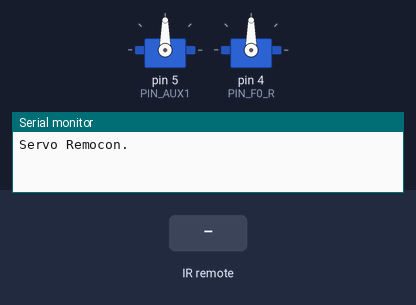
Recording of a sketch running on a simulated Arduino Uno, built with avr-gcc and run on an emulated ATmega328P. Shown: 2 × servo, the last lines printed to the serial monitor. The inputs (shaded band) are chosen by the test bench. EEPROM starts erased.

Above: at 1.2 s.
1.3 s: infrared code 0x2FD807F received
At 3.0 s:
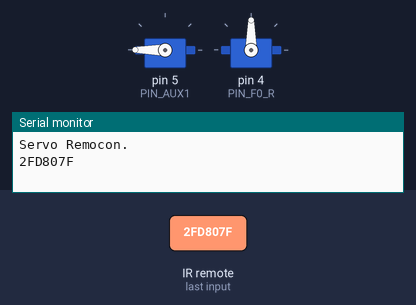
3.8 s: infrared code 0x2FD40BF received
6.3 s: infrared code 0x2FD807F received
At 8.0 s:
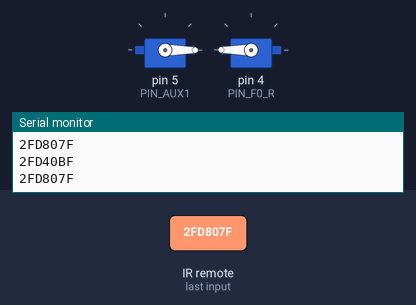
8.8 s: infrared code 0x2FD40BF received
At 11.1 s:
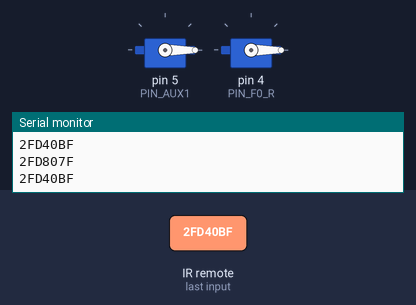
Timing chart, 0 to 12.3 s (numbered marks = the images above; inputs shaded):
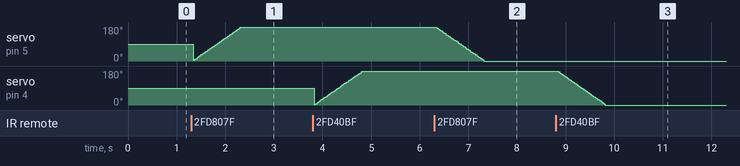

The sketch:

RemoconServo.ino
```cpp
#include <IRremote.h>
#include "ServoDrv.h"
#include "IrCmd_List.h"
#include "eepromDrv.h"

//各種設定、宣言

#define PIN_F0_F  3     // D3 PD3,PWM
#define PIN_F0_R  4     // D4 PD4
#define PIN_AUX1  5     // D5 PD5
#define PIN_AUX2  6     // D6 PD6
#define PIN_AUX3  7     // D7 PD7
#define PIN_AUX4  8     // D8 PB0
#define PIN_AUX5  9     // D9 PB1,DIGITAL TR,PWM
#define PIN_AUX6  10    // D10 PB2,DIGITAL TR,PWM
#define PIN_AUX7  11    // D11 PB3,DIGITAL TR,PWM

#define PIN_SERVO1 5    // D5 PD5
#define PIN_SERVO2 4    // D4 PD4
#define PIN_LED_DIV1 6  // D6 PD6 SERVO1用DIV(分岐) LED
#define PIN_LED_STR1 7  // D7 PD7 SERVO1用STR(直進) LED
#define PIN_LED_DIV2 8  // D8 PB0 SERVO2用DIV(分岐) LED
#define PIN_LED_STR2 9  // D9 PB1 SERVO2用STR(直進) LED


//Function State
uint8_t gState_F0 = 0;
uint8_t gState_F1 = 0;
uint8_t gState_F2 = 0;
uint8_t gState_F3 = 0;
uint8_t gState_F4 = 0;
uint8_t gState_F5 = 0;
uint8_t gState_F6 = 0;
uint8_t gState_F7 = 0;
uint8_t gState_F8 = 0;
uint8_t gState_F9 = 0;
uint8_t gState_F10 = 0;
uint8_t gState_F11 = 0;
uint8_t gState_F12 = 0;
uint8_t gState_Function = 0;

int RECV_PIN = 11;
unsigned long gPreviousL5 = 0;  // PreviosTime 前時間

IRrecv irrecv(RECV_PIN);
decode_results results;
ServoDriver ServoCH0;
ServoDriver ServoCH1;

void setup()
{
  Serial.begin(115200);
  Serial.println(F("Servo Remocon."));

  ServoInit();

  irrecv.enableIRIn();          // Start the receiver
  gPreviousL5 = millis();       // setup()終了時の時刻をPreviosTimeに格納
}

void loop() {
  if (irrecv.decode(&results)) {
    Serial.println(results.value, HEX);
    state(results.value);
    irrecv.resume(); // Receive the next value
  }
  if ( (millis() - gPreviousL5) >= 10) // 100:100msec  10:10msec  Function decoder は 10msecにしてみる。
  {
    ServoCH0.stateCheck();
    ServoCH1.stateCheck();
    gPreviousL5 = millis();
  }
}

void state(long val){
  switch(val){
      case IRCMD_NEC_FUNC1:
      case IRCMD_SONYTV_FUNC1:
      case IRCMD_SONYMD_FUNC1:
                              if(gState_F1 == OFF)
                                gState_F1 = ON;
                              else
                                gState_F1 = OFF;
                              break;
      case IRCMD_NEC_FUNC2:
      case IRCMD_SONYTV_FUNC2:
      case IRCMD_SONYMD_FUNC2:
                              if(gState_F2 == OFF)
                                gState_F2 = ON;
                              else
                                gState_F2 = OFF;
                              break;
      case IRCMD_NEC_FUNC3:
      case IRCMD_SONYTV_FUNC3:
      case IRCMD_SONYMD_FUNC3:
                              break;
      case IRCMD_NEC_FUNC4:
      case IRCMD_SONYTV_FUNC4:
      case IRCMD_SONYMD_FUNC4:
                              break;
      case IRCMD_NEC_FUNC5:
      case IRCMD_SONYTV_FUNC5:
      case IRCMD_SONYMD_FUNC5:
                              break;
      case IRCMD_NEC_FUNC6:
      case IRCMD_SONYTV_FUNC6:
      case IRCMD_SONYMD_FUNC6:
                              break;
      case IRCMD_NEC_FUNC7:
      case IRCMD_SONYTV_FUNC7:
      case IRCMD_SONYMD_FUNC7:
                              break;
      case IRCMD_NEC_FUNC8:
      case IRCMD_SONYTV_FUNC8:
      case IRCMD_SONYMD_FUNC8:
                              break;
      case IRCMD_NEC_FUNC9:
      case IRCMD_SONYTV_FUNC9:
      case IRCMD_SONYMD_FUNC9:
                              break;
      default:
                break;
  }
}

void ServoInit(void)
{
  //Init CVs
  ServoCH0.ch = 0;
  ServoCH0.port = PIN_SERVO1;
  ServoCH0.onDeg = 180;   // ON時の角度
  ServoCH0.offDeg = 0;    // OFF時の角度
  ServoCH0.initDeg = 0;   // 電源切る前の角度
  ServoCH0.onSpeed = 1;   // OFF->ONのスピード
  ServoCH0.offSpeed = 1;  // ON->OFFのスピード
  ServoCH0.sdir = readCV( 52 );     // gDirの最新値保存用 STR/DIV
  ServoCH0.cv = 52;
  ServoCH0.servoAddress = 1;// サーボモータをON/OFFするファンクッション番号
  ServoCH0.STR = PIN_LED_STR1;
  ServoCH0.DIV = PIN_LED_DIV1;
  ServoCH0.MinAngle = 670;
  ServoCH0.MaxAngle = 2600;
  ServoCH0.Set();

  ServoCH1.ch = 1;
  ServoCH1.port = PIN_SERVO2;
  ServoCH1.onDeg = 180;   // ON時の角度
  ServoCH1.offDeg = 0;    // OFF時の角度
  ServoCH1.initDeg = 0;   // 電源切る前の角度
  ServoCH1.onSpeed = 1;   // OFF->ONのスピード
  ServoCH1.offSpeed = 1;  // ON->OFFのスピード
  ServoCH1.sdir = readCV( 59 );     // gDirの最新値保存用 STR/DIV
  ServoCH1.cv = 59;
  ServoCH1.servoAddress = 2;// サーボモータをON/OFFするファンクッション番号
  ServoCH1.STR = PIN_LED_STR2;
  ServoCH1.DIV = PIN_LED_DIV2;
  ServoCH1.MinAngle = 400;
  ServoCH1.MaxAngle = 2100;
  ServoCH1.Set();

}
```

IrCmd_List.h
```cpp
//--------------------------------------------------------------------------------
// NEC Format (TOSHIBA レグザリモコン)
// SONYTV Format
// SONYMD Format
//--------------------------------------------------------------------------------

#ifndef IRCMD_LIST_H_
#define IRCMD_LIST_H_

#define IRCMD_NEC_POWER		  0x2FD48B7		  // 電源
#define IRCMD_NEC_SPEEDUP	  0x2FD58A7			// 音量+
#define IRCMD_NEC_SPEEDDOWN	0x2FD7887			// 音量-
#define IRCMD_NEC_FUNC1		  0x2FD807F			// ch1
#define IRCMD_NEC_FUNC2		  0x2FD40BF			// ch2
#define IRCMD_NEC_FUNC3		  0x2FDC03F			// ch3
#define IRCMD_NEC_FUNC4		  0x2FD20DF			// ch4
#define IRCMD_NEC_FUNC5		  0x2FDA05F			// ch5
#define IRCMD_NEC_FUNC6		  0x2FD609F			// ch6
#define IRCMD_NEC_FUNC7		  0x2FDE01F			// ch7
#define IRCMD_NEC_FUNC8		  0x2FD10EF			// ch8
#define IRCMD_NEC_FUNC9		  0x2FD906F			// ch9
#define IRCMD_NEC_FUNC10	  0x2FD50AF			// ch10
#define IRCMD_NEC_FUNC11	  0x2FDD02F			// ch11
#define IRCMD_NEC_FUNC12	  0x2FD30CF			// ch12
#define IRCMD_NEC_STOP      0x27DD42B     // stop
#define IRCMD_NEC_PLAY      0x27DB44B     // play


#define IRCMD_SONYTV_POWER     0xA8B4F    // 電源
#define IRCMD_SONYTV_SPEEDUP   0x2FD58A7  // 音量+
#define IRCMD_SONYTV_SPEEDDOWN 0x2FD7887  // 音量-
#define IRCMD_SONYTV_FUNC1     0xB4F      // ch1
#define IRCMD_SONYTV_FUNC2     0x80B4F    // ch2
#define IRCMD_SONYTV_FUNC3     0x40B4F    // ch3
#define IRCMD_SONYTV_FUNC4     0xC0B4F    // ch4
#define IRCMD_SONYTV_FUNC5     0x20B4F    // ch5
#define IRCMD_SONYTV_FUNC6     0xA0B4F    // ch6
#define IRCMD_SONYTV_FUNC7     0x60B4F    // ch7
#define IRCMD_SONYTV_FUNC8     0xE0B4F    // ch8
#define IRCMD_SONYTV_FUNC9     0x10B4F    // ch9
#define IRCMD_SONYTV_FUNC10    0x90B4F    // ch10
#define IRCMD_SONYTV_FUNC11    0x50B4F    // ch11
#define IRCMD_SONYTV_FUNC12    0xD0B4F    // ch12
#define IRCMD_SONYTV_STOP      0xB8B4F    // stop
#define IRCMD_SONYTV_PLAY      0x58B4F    // play


#define IRCMD_SONYMD_POWER     0x5422     // 電源
#define IRCMD_SONYMD_SPEEDUP   0x2422     // 音量+
#define IRCMD_SONYMD_SPEEDDOWN 0x6422     // 音量-
#define IRCMD_SONYMD_FUNC1     0x26       // ch1
#define IRCMD_SONYMD_FUNC2     0x4026     // ch2
#define IRCMD_SONYMD_FUNC3     0x2026     // ch3
#define IRCMD_SONYMD_FUNC4     0x6026     // ch4
#define IRCMD_SONYMD_FUNC5     0x1026     // ch5
#define IRCMD_SONYMD_FUNC6     0x5026     // ch6
#define IRCMD_SONYMD_FUNC7     0x3026     // ch7
#define IRCMD_SONYMD_FUNC8     0x7026     // ch8
#define IRCMD_SONYMD_FUNC9     0x826      // ch9
#define IRCMD_SONYMD_STOP      0x126      // stop
#define IRCMD_SONYMD_PLAY      0x2126     // play


#endif /* DIRCMD_LIST_H_ */
```

ServoDrv.cpp
```cpp
//------------------------------------------------------------------------------
// ServoSequenceクラス
//------------------------------------------------------------------------------
#include <arduino.h>
#include "ServoDrv.h"
#include "eepromDrv.h"

float mapfloat(float x, float in_min, float in_max, float out_min, float out_max)
{
 return (x - in_min) * (out_max - out_min) / (in_max - in_min) + out_min;
}

// コンストラクタ
ServoDriver::ServoDriver()
{
  // 何もしない
}
ServoDriver::Set()
{
  pinMode(port, OUTPUT);
  digitalWrite(port, HIGH);

  lPW.onDeg = map((float)onDeg,offDeg,onDeg,MinAngle,MaxAngle);    // ON時の角度
  lPW.offDeg = map((float)offDeg,offDeg,onDeg,MinAngle,MaxAngle);   // OFF時の角度
  lPW.onDelta = mapfloat(((float)(onDeg - offDeg) / onSpeed / 100),(float)offDeg,(float)onDeg,0,(float)(MaxAngle-MinAngle)); // offDegからonDegまでの10ms時の移動量を算出
  lPW.offDelta = mapfloat(((float)(offDeg - onDeg) / offSpeed / 100),(float)offDeg,(float)onDeg,0,(float)(MaxAngle-MinAngle)); // offDegからonDegまでの10ms時の移動量を算出
  lPW.nowDeg = 0;

  SERVO.attach(port, MinAngle, MaxAngle);
  delay(20);
  SERVO.detach();

  state = ST_STANDABY;
}

int ServoDriver::nowState()
{
  return state;
}


void ServoDriver::writeCV(void)
{
  wCV(cv,gState_Function);        // 最終値のアクセサリ番号をCV_sdirに書き込み
}

void ServoDriver::SVattach( void )
{

  SERVO.attach(port, MinAngle, MaxAngle);
}

void ServoDriver::ServoWite(int ref)
{
  SERVO.writeMicroseconds(ref);
}

void ServoDriver::SVdetach( void )
{
  SERVO.detach();
}

void ServoDriver::led( void )
{
  if(gState_Function == 0){ //0:div/ 1:str|
    digitalWrite(STR,OFF);
    digitalWrite(DIV,ON);
  } else {
    digitalWrite(STR,ON);
    digitalWrite(DIV,OFF);
  }
}

// ServoSequence ステートマシン（状態遷移）
void ServoDriver::stateCheck()
{
  gState();

  switch(state){
      case ST_STANDABY:               // 起動時一回だけの処理
        led();
        if(gState_Function == sdir ){ // 前回最後のSTR/DIVが同じ？
          if(gState_Function == 0){   // OFF?
            SVattach();
            lPW.nowDeg = lPW.offDeg;
            ServoWite((int)lPW.nowDeg);
          } else {                    // ON?
            SVattach();
            lPW.nowDeg = lPW.onDeg;
            ServoWite((int)lPW.nowDeg);
          }
          SVdetach();
          state = ST_IDLE;
          break;
        } else { // EEPROMの状態とコマンドステーションが異なっていた時の初回処理
          if(sdir != 0 and gState_Function == 0){
              nextDeg = lPW.offDeg;
              nextDelta = lPW.offDelta;
              state = ST_RUN;
          } else {
              nextDeg = lPW.onDeg;
              nextDelta = lPW.onDelta;
              state = ST_RUN;
          }
        }
        break;

      case ST_IDLE: // 1

            if(gState_Function == 0 ){           // ServoB:OFF
              if(lPW.nowDeg == lPW.offDeg){   // 最終値まで行っていたら抜ける
                state = ST_IDLE;
                return;
              }
              SVattach();
              nextDeg = lPW.offDeg;
              nextDelta = lPW.offDelta;
            } else if(gState_Function != 0 ){    // ServoB:ON
              if(lPW.nowDeg == lPW.onDeg){    // 最終値まで行っていたら抜ける
                state = ST_IDLE;
                return;
              }
              SVattach();
              nextDeg = lPW.onDeg;
              nextDelta = lPW.onDelta;
            }

            if(lPW.nowDeg - nextDeg < 0){
              updownFlg = UP;
            } else {
              updownFlg = DOWN;
            }
            state = ST_RUN;

            break;

    case ST_RUN:  //3
                  ServoWite((int)lPW.nowDeg);
                  lPW.nowDeg = lPW.nowDeg + nextDelta;

                  if( ((updownFlg == DOWN) && (lPW.nowDeg <= nextDeg)) || ((updownFlg == UP) && (lPW.nowDeg >= nextDeg)) ) {       // 下りONまで行った？ or 上りONまで行った？
                    lPW.nowDeg = nextDeg;
                    ServoWite((int)nextDeg);
                    writeCV();
                    SVdetach();
                    led();
                    state = ST_IDLE;
                  }
                  break;
      default:
            break;
  }
}

void ServoDriver::gState( void )
{
  switch( servoAddress ){
    case 0:
            gState_Function = gState_F0;
            break;
    case 1:
            gState_Function = gState_F1;
            break;
    case 2:
            gState_Function = gState_F2;
            break;
    case 3:
            gState_Function = gState_F3;
            break;
    case 4:
            gState_Function = gState_F4;
            break;
    case 5:
            gState_Function = gState_F5;
            break;
    case 6:
            gState_Function = gState_F6;
            break;
    case 7:
            gState_Function = gState_F7;
            break;
    case 8:
            gState_Function = gState_F8;
            break;
    case 9:
            gState_Function = gState_F9;
            break;
    case 10:
            gState_Function = gState_F10;
            break;
    case 11:
            gState_Function = gState_F11;
            break;
    case 12:
            gState_Function = gState_F12;
            break;

    default:
            break;
  }
}
```

ServoDrv.h
```cpp
#ifndef SERVODRV_H_
#define SERVODRV_H_

#include <Servo.h>
//#include "NmraDcc.h"

#define PIN_LED_DIV1 6  // D6 PD6 SERVO1用DIV(分岐) LED
#define PIN_LED_STR1 7  // D7 PD7 SERVO1用STR(直進) LED
#define PIN_LED_DIV2 8  // D8 PB0 SERVO2用DIV(分岐) LED
#define PIN_LED_STR2 9  // D9 PB1 SERVO2用STR(直進) LED
#define ON 1
#define OFF 0

struct ServoParameterPluseWidth
{
  float nowDeg; // 現在の角度
  int onDeg;    // ON時の角度
  int offDeg;   // OFF時の角度
  float onDelta;  // OFF->ONのスピード
  float offDelta; // ON->OFFのスピード
};

extern uint8_t gState_F0;
extern uint8_t gState_F1;
extern uint8_t gState_F2;
extern uint8_t gState_F3;
extern uint8_t gState_F4;
extern uint8_t gState_F5;
extern uint8_t gState_F6;
extern uint8_t gState_F7;
extern uint8_t gState_F8;
extern uint8_t gState_F9;
extern uint8_t gState_F10;
extern uint8_t gState_F11;
extern uint8_t gState_F12;
extern uint8_t gState_F13;
extern uint8_t gState_F14;
extern uint8_t gState_F15;
extern uint8_t gState_F16;
extern uint8_t gState_Function;


// 状態基底クラス
class ServoDriver
{
public:
  ServoDriver(void);
  Set(void);
  void stateCheck();
  int nowState();

  unsigned char ch;       // 0 or 1
  unsigned char port;
  unsigned char onDeg;    // ON時の角度
  unsigned char offDeg;   // OFF時の角度
  unsigned char initDeg;  // 電源切る前の角度
  unsigned char onSpeed;  // OFF->ONのスピード
  unsigned char offSpeed; // ON->OFFのスピード
  unsigned char sdir;     // gDirの最新値保存用
  unsigned char cv;       // EEP-ROM アドレス
  unsigned char servoAddress;  // ファンクションアドレス
  unsigned char STR;      // STR LEDポート
  unsigned char DIV;      // DIV LEDポート

  unsigned int MinAngle;
  unsigned int MaxAngle;


//  uint8_t gState_Function;

private:
  void SVattach(void);
  void SVdetach(void);
  void gState(void);
  void ServoWite(int ref);
  void writeCV(void);
  void led(void);

  char state = ST_STANDABY;    // ステート
  char updownFlg = 0;         // 0:up 1:down

  int nextDeg;
  float nextDelta;

  ServoParameterPluseWidth lPW;

  Servo   SERVO;  // create servo object to control a servo
//  NmraDcc   Dcc;

  enum{
      ST_STANDABY = 0,
      ST_IDLE,
      ST_RUN,
  };

  enum{
    DOWN = 0,
    STY,
    UP,
  };
};

#endif
```

eepromDrv.cpp
```cpp
#include "eepromDrv.h"


uint8_t readEEPROM( unsigned int CV ) {
    return EEPROM.read(CV) ;
}

void writeEEPROM( unsigned int CV, uint8_t Value ) {
    EEPROM.write(CV, Value) ;
  #if defined(ESP8266)
    EEPROM.commit();
  #endif
}

uint8_t wCV( unsigned int CV, uint8_t Value)
{
    writeEEPROM( CV, Value ) ;
}

uint8_t readCV( unsigned int CV )
{
  uint8_t Value ;

  Value = readEEPROM(CV);
  return Value ;
}
```

eepromDrv.h
```cpp
#ifndef EEPROMDRV_H_
#define EEPROMDRV_H_

#include "EEPROM.h"


uint8_t wCV( unsigned int , uint8_t );
uint8_t readCV( unsigned int );

#endif
```

Measured:
- after the input at 6.3 s, servo on pin 5 (PIN_AUX1): moves from 180° to 0° over 0.97 s, starting at once
- after the input at 8.8 s, servo on pin 4 (PIN_F0_R): moves from 180° to 0° over 0.98 s, starting at once
